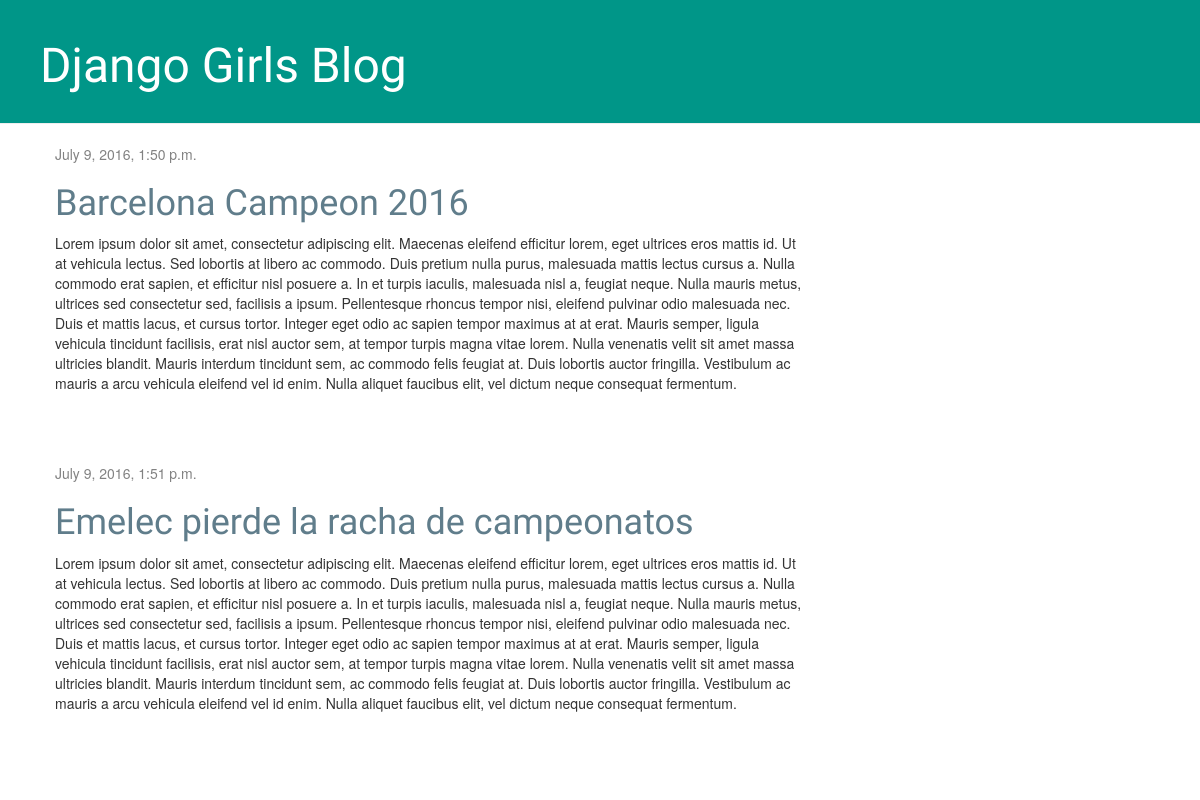
Before: / with the older database file.
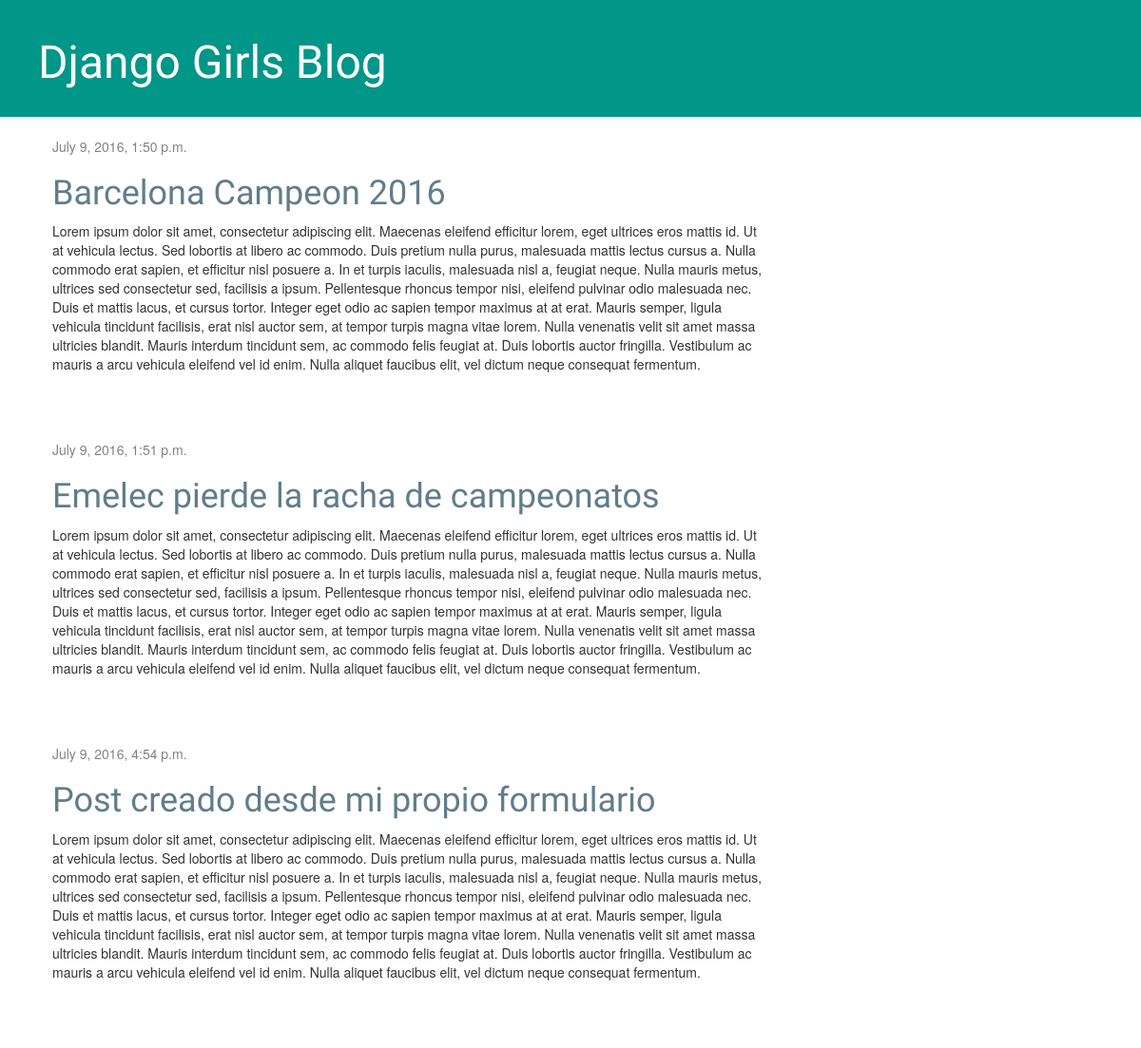
After: the same page with the newer database file.
### blog/models.py (models this page shows, shortened)
class Post(models.Model):
	author = models.ForeignKey('auth.User')
	title = models.CharField(max_length=200)
	text = models.TextField()
	created_date = models.DateTimeField(
		default=timezone.now)
	published_date = models.DateTimeField(
		blank=True, null=True)

### blog/views.py (the view)
# urls.py: url(r'^$', views.post_list, name='post_list'),
def post_list(request):
	posts = Post.objects.filter(published_date__lte=timezone.now()).order_by('published_date')
	return render(request, 'blog/post_list.html', {'posts': posts})

### blog/templates/blog/post_list.html
{% extends 'blog/base.html' %}
{% block content %}
    {% for post in posts %}
        <div class="post">
            <div class="date">
                {{ post.published_date }}
            </div>
            <h1><a href="{% url 'post_detail' pk=post.pk %}">{{ post.title }}</a></h1>
            <p>{{ post.text|linebreaks }}</p>
        </div>
    {% endfor %}
{% endblock %}

Changed rows visible on the page:
added Post: published_date "July 9, 2016, 4:54 p.m.", title "Post creado desde mi propio formulario", text "Lorem ipsum dolor sit amet, consectetur adipiscing elit. Maecenas eleifend efficitur lorem, eget ultrices eros mattis id. Ut at vehicula lectus. Sed lobortis at libero ac commodo. Duis pretium nulla purus, malesuada mattis lectus cursus a. Nulla commodo erat sapien, et efficitur nisl posuere a. In et turpis iaculis, malesuada nisl a, feugiat neque. Nulla mauris metus, ultrices sed consectetur sed, facilisis a ipsum. Pellentesque rhoncus tempor nisi, eleifend pulvinar odio malesuada nec. Duis et mattis lacus, et cursus tortor. Integer eget odio ac sapien tempor maximus at at erat. Mauris semper, ligula vehicula tincidunt facilisis, erat nisl auctor sem, at tempor turpis magna vitae lorem.…"
